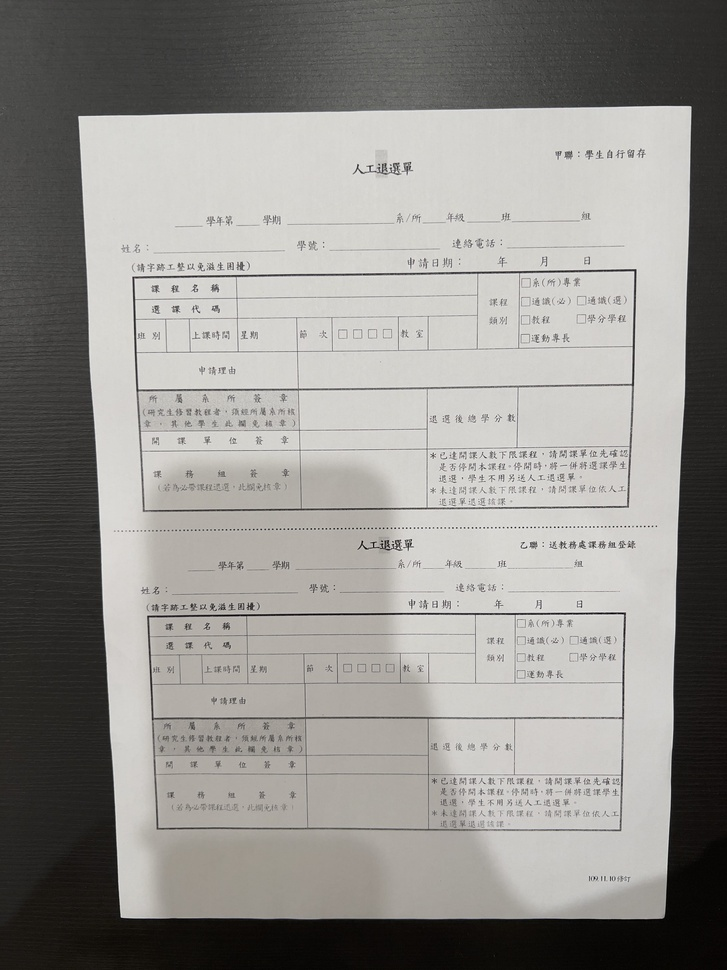
#> input picture examples/input/document_1.jpeg, 727 x 970 px, shrunk from 3024 x 4032 before the run
$ python -i detector.py   (imports and definitions only)
#> lines starting #> are read from the running program, lines starting #| are printed output that depends on the picture; after the words box and inside, x2 and y2 are one past the last pixel; in counts of white or black regions, pixels touching at a corner belong together; long printed decimals are rounded
#> further down, picture is the input picture: shape (970, 727, 3); mean B, G, R 140.5, 144.2, 146
import cv2
import numpy as np

def process_image(image):
    """改進的文件邊緣檢測流程"""
    # 獲取圖像尺寸
    height, width = image.shape[:2]
#> height = 970; width = 727
    print(f"圖像尺寸: {width}x{height}")
#| 圖像尺寸: 727x970

    # 1. 改進的預處理
    # 轉換為灰度圖
    gray = cv2.cvtColor(image, cv2.COLOR_BGR2GRAY)

    # 使用自適應直方圖均衡化增強對比度
    clahe = cv2.createCLAHE(clipLimit=2.0, tileGridSize=(8,8))
    enhanced = clahe.apply(gray)
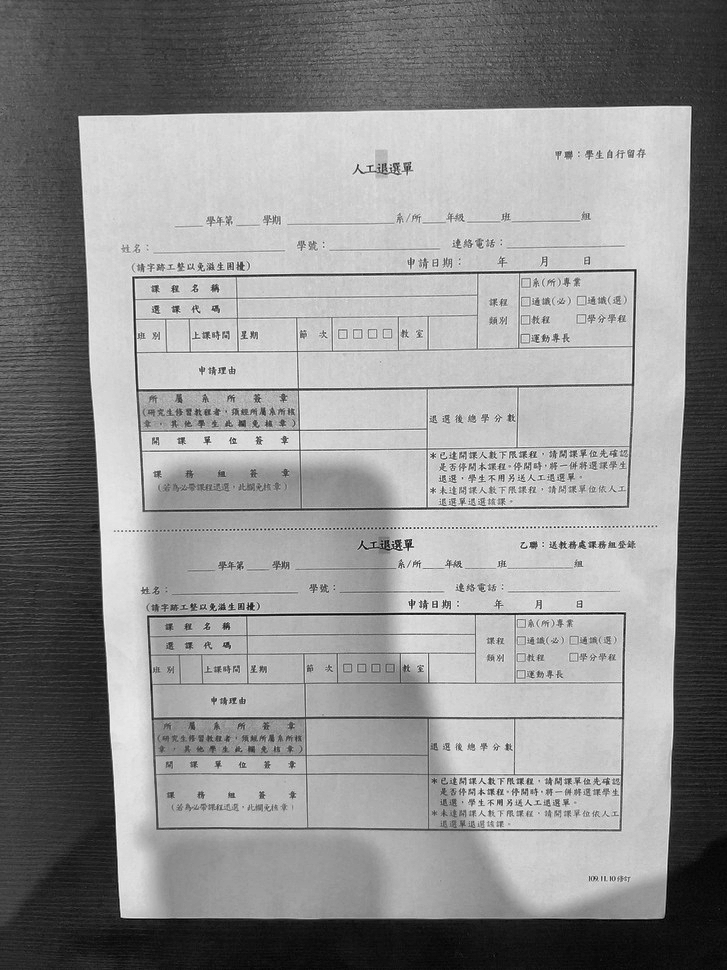
#> enhanced: shape (970, 727); min 1, max 250, mean 142.9

    # 使用適當大小的高斯模糊
    blurred = cv2.GaussianBlur(enhanced, (5, 5), 0)

    # 2. 改進的邊緣檢測
    # 使用Canny邊緣檢測，自適應閾值
    median = np.median(blurred)
#> median = 167
    lower = int(max(0, (1.0 - 0.33) * median))
#> lower = 111
    upper = int(min(255, (1.0 + 0.33) * median))
#> upper = 222
    edges = cv2.Canny(blurred, lower, upper)
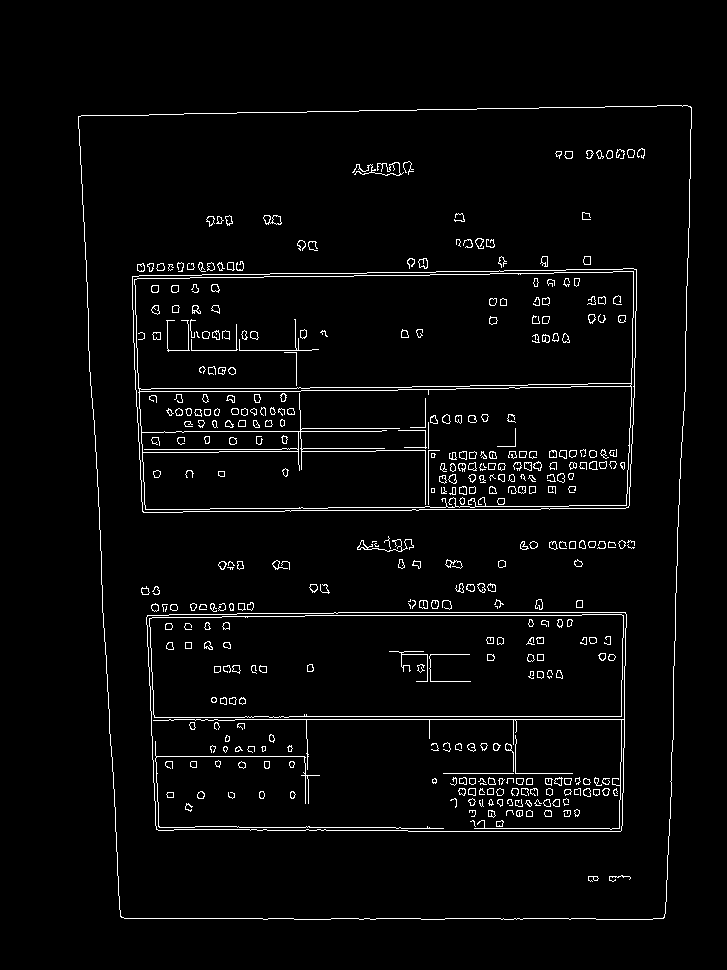
#> edges: shape (970, 727); 3.2% white in thin lines or dots, all inside (x1, y1, x2, y2) = (78, 105, 692, 920)

    # 3. 改進的形態學處理
    # 使用較小的kernel進行膨脹操作
    kernel = np.ones((5,5), np.uint8)
    dilated = cv2.dilate(edges, kernel, iterations=2)
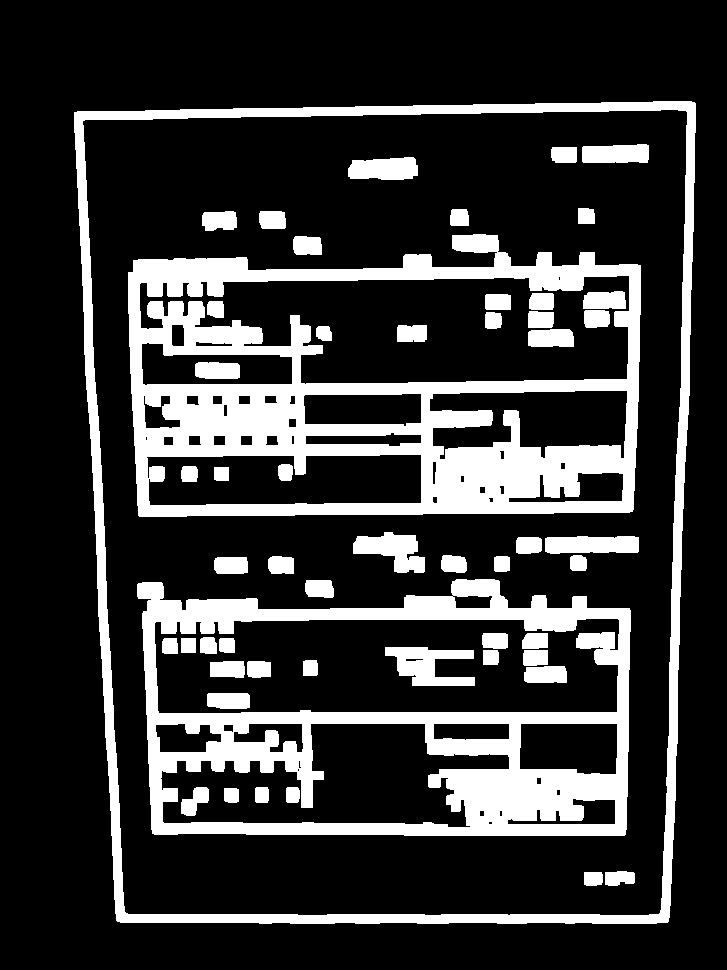
#> dilated: shape (970, 727); 21.3% white; 54 white regions

    # 4. 改進的輪廓檢測
    contours, hierarchy = cv2.findContours(dilated, cv2.RETR_EXTERNAL, cv2.CHAIN_APPROX_SIMPLE)
#> contours = 1 contour; box (x1, y1, x2, y2) and area: (74, 101, 696, 924) 480618

    # 繪製所有輪廓用於調試
    debug_image = image.copy()
    cv2.drawContours(debug_image, contours, -1, (0, 255, 0), 2)
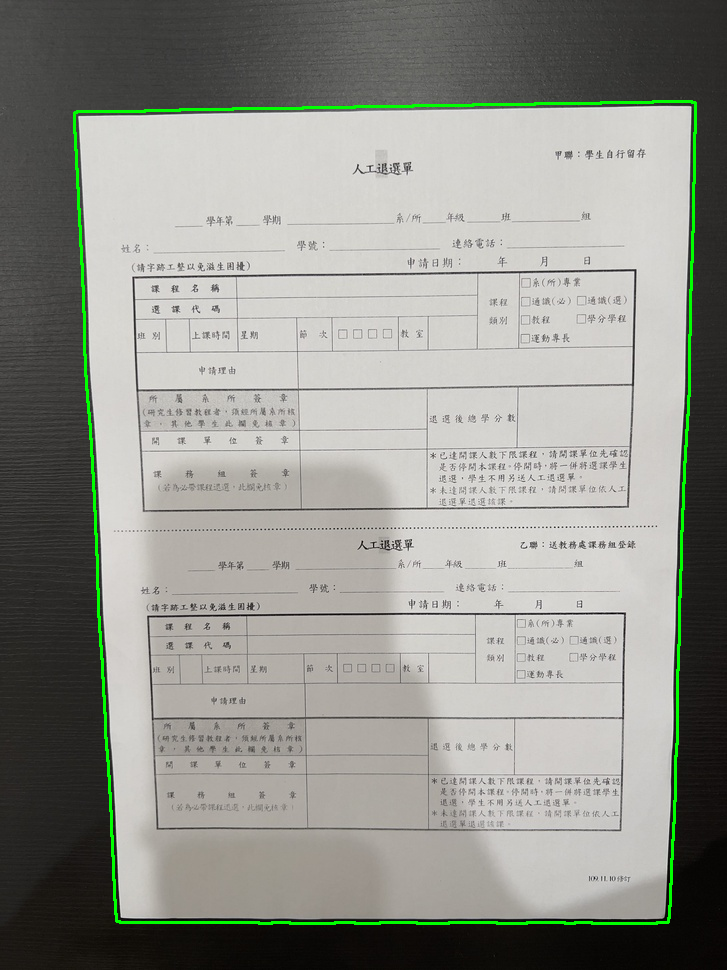
#> debug_image: shape (970, 727, 3); 1.22% of pixels changed, all inside (x1, y1, x2, y2) = (73, 100, 697, 925)

    print(f"找到 {len(contours)} 個初始輪廓")
#| 找到 1 個初始輪廓

    if not contours:
        return False, None

    # 5. 改進的輪廓篩選
    # 按面積排序輪廓
    contours = sorted(contours, key=cv2.contourArea, reverse=True)
    max_contour = contours[0]
#> max_contour = contour of 199 points, box (x1, y1, x2, y2) (74, 101, 696, 924), area 480618
    max_area = cv2.contourArea(max_contour)
#> max_area = 480618.5
    print(f"最大輪廓面積: {max_area}")
#| 最大輪廓面積: 480618.5

    # 面積閾值設為圖像面積的1%（降低閾值使檢測更寬鬆）
    min_area = (width * height) * 0.01
#> min_area = 7051.9
    print(f"最小輪廓面積閾值: {min_area}")
#| 最小輪廓面積閾值: 7051.900

    if max_area < min_area:
        print("最大輪廓面積太小")
        return False, None

    # 6. 改進的輪廓近似
    # 使用多邊形近似來平滑輪廓
    epsilon = 0.02 * cv2.arcLength(max_contour, True)
#> epsilon = 56.8
    approx = cv2.approxPolyDP(max_contour, epsilon, True)
#> approx = [[694, 102], [74, 112], [117, 921], [668, 921]]

    # 確保找到四個角點
    if len(approx) == 4:
        # 重要：將輪廓轉換為正確的格式
        approx = approx.reshape(4, 1, 2)
        return True, approx
    else:
        # 如果不是四邊形，使用最小面積矩形
        rect = cv2.minAreaRect(max_contour)
        box = cv2.boxPoints(rect)
        box = np.int0(box)
        # 重要：將box轉換為正確的格式
        box = box.reshape(4, 1, 2)
        return True, box

def draw_contours(image, contour):
    """改進的輪廓繪製函數"""
    result = image.copy()

    # 確保輪廓格式正確
    if contour.shape[1:] != (1, 2):
        contour = contour.reshape(-1, 1, 2)

    # 繪製輪廓
    cv2.drawContours(result, [contour], -1, (0, 255, 0), 3)

    # 標示角點
    for i in range(len(contour)):
        point = tuple(contour[i][0])
        cv2.circle(result, point, 10, (0, 0, 255), -1)
        cv2.putText(result, str(i),
                   (point[0]-20, point[1]-20),
                   cv2.FONT_HERSHEY_SIMPLEX, 1, (0, 0, 255), 2)

    return result

>>> import cv2
>>> picture = cv2.imread('../../examples/input/document_1.jpeg')
>>> result = process_image(picture)
#> result = (True, [[694, 102], [74, 112], [117, 921], [668, 921]])
